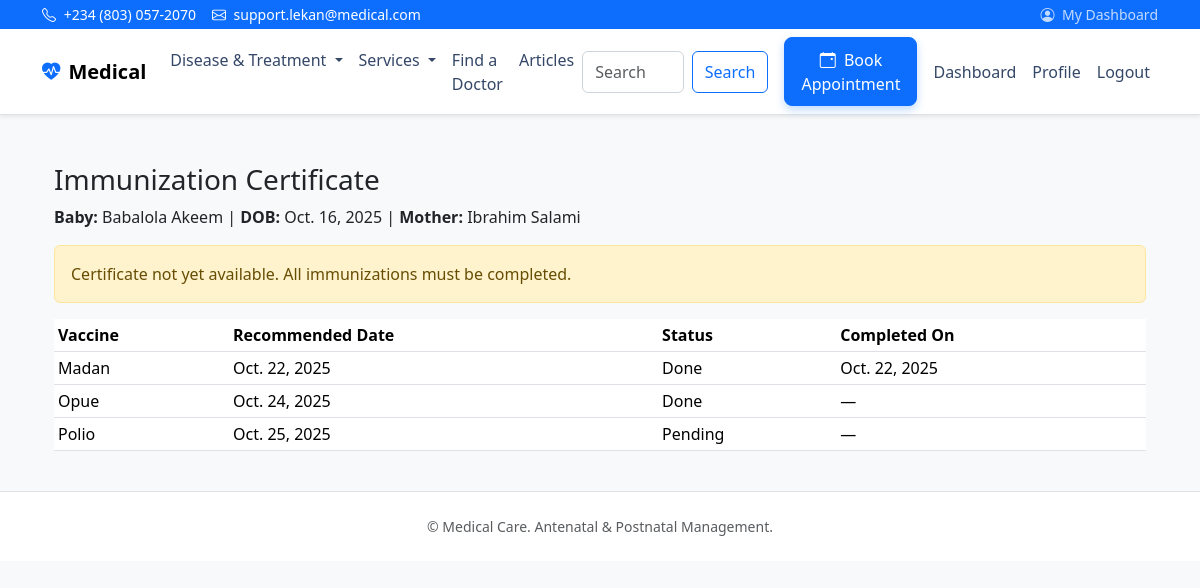
The page /immunization/baby/1/certificate/ (signed in) on the database its author committed.
### patients/models.py (models this page shows, shortened)
class BabyProfile(models.Model):
    mother = models.ForeignKey(MotherProfile, on_delete=models.CASCADE, related_name='babies')
    name = models.CharField(max_length=255)
    hospital_id = models.CharField(max_length=20, unique=True, blank=True, null=True)
    gender = models.CharField(max_length=20, blank=True)
    date_of_birth = models.DateField()
    weight_kg = models.DecimalField(max_digits=5, decimal_places=2, null=True, blank=True)
    height_cm = models.DecimalField(max_digits=5, decimal_places=2, null=True, blank=True)
    apgar_score = models.CharField(max_length=20, blank=True)
    blood_type = models.CharField(max_length=10, blank=True)
    registered_by = models.ForeignKey(settings.AUTH_USER_MODEL, on_delete=models.SET_NULL, null=True, blank=True)
    created_at = models.DateTimeField(auto_now_add=True)

class MotherProfile(models.Model):
    user = models.OneToOneField(settings.AUTH_USER_MODEL, on_delete=models.CASCADE, related_name='mother_profile')
    member_id = models.CharField(max_length=20, unique=True, blank=True, null=True)
    full_name = models.CharField(max_length=255)
    age = models.PositiveIntegerField(null=True, blank=True)
    address = models.TextField(blank=True)
    phone_number = models.CharField(max_length=20, blank=True)
    marital_status = models.CharField(max_length=50, blank=True)
    occupation = models.CharField(max_length=100, blank=True)
    profile_picture = models.ImageField(upload_to='profiles/', null=True, blank=True)
    blood_type = models.CharField(max_length=10, blank=True)
    allergies = models.TextField(blank=True)
    previous_pregnancies = models.TextField(blank=True)
    existing_conditions = models.TextField(blank=True)
    emergency_contact = models.CharField(max_length=255, blank=True)
    created_at = models.DateTimeField(auto_now_add=True)
    updated_at = models.DateTimeField(auto_now=True)

### immunization/models.py (models this page shows, shortened)
class ImmunizationSchedule(models.Model):
    STATUS_CHOICES = (
        ('DUE', 'Pending'),  # display "Pending" for patient-facing UI
        ('DONE', 'Done'),
        ('MISSED', 'Missed'),
    )
    baby = models.ForeignKey(BabyProfile, on_delete=models.CASCADE, related_name='immunizations')
    vaccine_name = models.CharField(max_length=100)
    scheduled_date = models.DateField()
    status = models.CharField(max_length=10, choices=STATUS_CHOICES, default='DUE')
    notes = models.TextField(blank=True)
    date_completed = models.DateField(blank=True, null=True)
    visible_to_mother = models.BooleanField(default=False)
    approved_by = models.ForeignKey(USER_MODEL, on_delete=models.SET_NULL, null=True, blank=True, related_name='approved_immunizations')
    approved_at = models.DateTimeField(null=True, blank=True)
    administered_by = models.ForeignKey(USER_MODEL, on_delete=models.SET_NULL, null=True, blank=True, related_name='administered_immunizations')
    administered_at = models.DateTimeField(null=True, blank=True)
    batch_number = models.CharField(max_length=120, blank=True)
    manufacturer = models.CharField(max_length=120, blank=True)
    administration_site = models.CharField(max_length=64, blank=True, help_text='e.g., Left Arm, Right Thigh')
    post_observation_notes = models.TextField(blank=True)
    rescheduled_for = models.DateField(null=True, blank=True)
    reschedule_reason = models.CharField(max_length=200, blank=True)

### immunization/views.py (the view, shortened to what this page needs)
# urls.py: path('immunization/baby/<int:baby_id>/certificate/', immunization_certificate, name='immunization_certificate'),
@login_required
def immunization_certificate(request, baby_id):
    try:
        baby = BabyProfile.objects.select_related('mother', 'mother__user').get(pk=baby_id)
    except BabyProfile.DoesNotExist:
        messages.error(request, 'Baby not found.')
        return redirect('immunization_schedule')
    is_staff = request.user.is_staff
    is_mother_owner = hasattr(baby.mother, 'user') and baby.mother.user_id == request.user.id
    if not (is_staff or is_mother_owner):
        messages.error(request, 'You are not allowed to access this record.')
        return redirect('immunization_schedule' if not is_staff else 'immunization_schedule_all')
    items = ImmunizationSchedule.objects.filter(baby=baby).order_by('scheduled_date')
    cert = getattr(baby, 'immunization_certificate', None)
    return render(request, 'immunization/certificate.html', {
        'baby': baby,
        'certificate': cert,
        'items': items,
    })

### templates/immunization/certificate.html
{% extends 'base.html' %}
{% block content %}
<div class="container mt-4">
  <h3>Immunization Certificate</h3>
  <p><strong>Baby:</strong> {{ baby.name }} | <strong>DOB:</strong> {{ baby.date_of_birth }} | <strong>Mother:</strong> {{ baby.mother.full_name }}</p>
  {% if certificate %}
    <p><strong>Generated At:</strong> {{ certificate.generated_at }} {% if certificate.generated_by %} | <strong>By:</strong> {{ certificate.generated_by.get_full_name|default:certificate.generated_by.username }}{% endif %}</p>
  {% else %}
    <div class="alert alert-warning">Certificate not yet available. All immunizations must be completed.</div>
  {% endif %}
  <table class="table table-sm mt-3">
    <thead>
      <tr>
        <th>Vaccine</th>
        <th>Recommended Date</th>
        <th>Status</th>
        <th>Completed On</th>
      </tr>
    </thead>
    <tbody>
      {% for s in items %}
      <tr>
        <td>{{ s.vaccine_name }}</td>
        <td>{{ s.scheduled_date }}</td>
        <td>{{ s.get_status_display }}</td>
        <td>{{ s.date_completed|default:'—' }}</td>
      </tr>
      {% endfor %}
    </tbody>
  </table>
</div>
{% endblock %}

### static/css/styles.css (style rules this page uses)
:root { --brand-primary: #0d6efd; }
body { font-feature-settings: "liga" 1, "kern" 1; }

### rows shown on the page
BabyProfile: name "Babalola Akeem", date_of_birth "Oct. 16, 2025", mother.full_name "Ibrahim Salami"
ImmunizationSchedule: vaccine_name "Madan", scheduled_date "Oct. 22, 2025", status "Done", date_completed "Oct. 22, 2025"
ImmunizationSchedule: vaccine_name "Opue", scheduled_date "Oct. 24, 2025", status "Done", date_completed "—"
ImmunizationSchedule: vaccine_name "Polio", scheduled_date "Oct. 25, 2025", status "Pending", date_completed "—"
